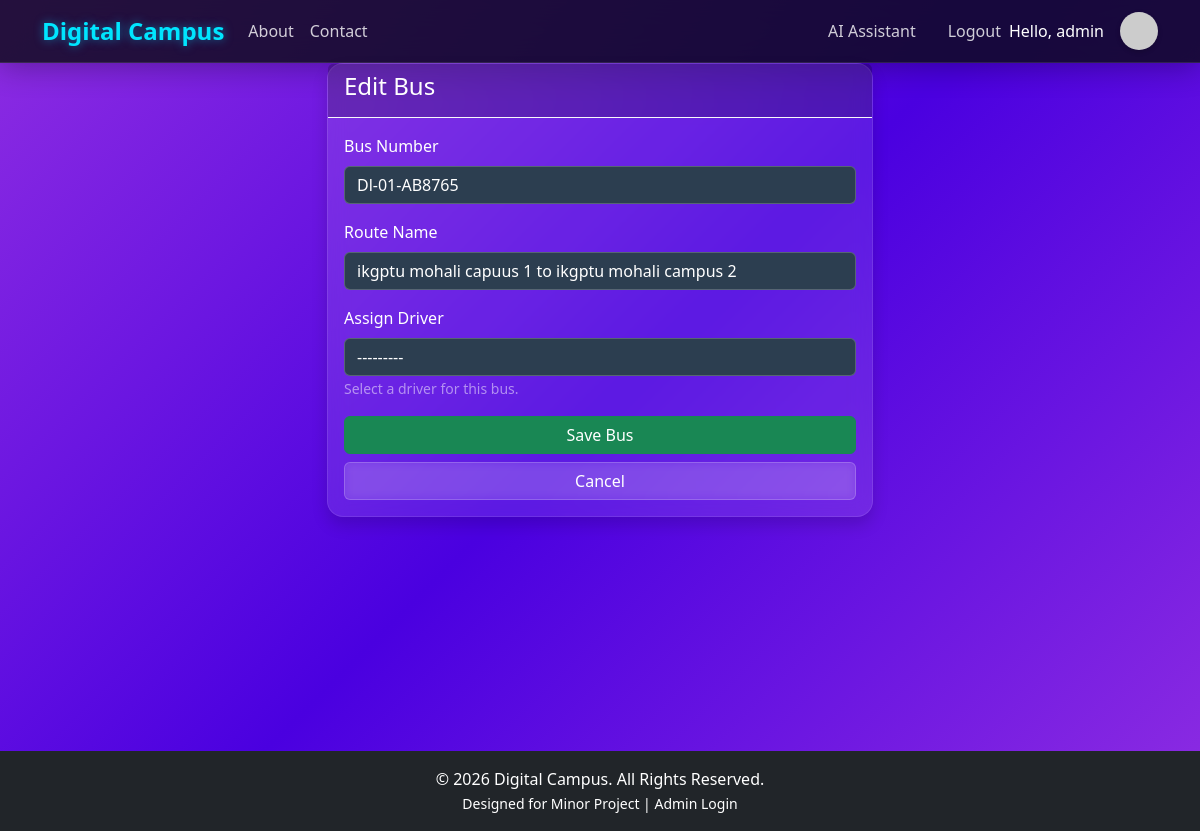
Page /manage-buses/edit/1/ (signed in) on the committed database.
### core/models.py (models this page shows, shortened)
class User(AbstractUser):
    ROLE_CHOICES = (
        ('student', 'Student'),
        ('teacher', 'Teacher'),
        ('admin', 'Admin'),
        ('driver', 'Driver'),
    )
    role = models.CharField(max_length=10, choices=ROLE_CHOICES, default='student')
    profile_pic = models.ImageField(upload_to='profile_pics/', blank=True, null=True)
    def is_admin(self):
        return self.role == 'admin'
    @property
    def display_name(self):
        full_name = f"{self.first_name} {self.last_name}".strip()
        return full_name if full_name else self.username

class Bus(models.Model):
    bus_number = models.CharField(max_length=20, unique=True)
    driver = models.OneToOneField(Driver, on_delete=models.SET_NULL, null=True, blank=True)
    route_name = models.CharField(max_length=100)
    latitude = models.FloatField(null=True, blank=True)
    longitude = models.FloatField(null=True, blank=True)
    last_updated = models.DateTimeField(auto_now=True)
    is_active = models.BooleanField(default=False) # Is the trip active?

### core/views.py (the view)
# urls.py: path('manage-buses/edit/<int:bus_id>/', views.admin_edit_bus, name='admin_edit_bus'),
@login_required
def admin_edit_bus(request, bus_id):
    if not request.user.is_admin():
        return redirect('home')
    bus = get_object_or_404(Bus, id=bus_id)
    if request.method == 'POST':
        form = BusForm(request.POST, instance=bus)
        if form.is_valid():
            form.save()
            messages.success(request, 'Bus updated successfully!')
            return redirect('admin_bus_list')
    else:
        form = BusForm(instance=bus)
    return render(request, 'core/admin_add_bus.html', {'form': form, 'title': 'Edit Bus'})

### core/forms.py
class BusForm(forms.ModelForm):
    class Meta:
        model = Bus
        fields = ['bus_number', 'route_name', 'driver']
        widgets = {
            'bus_number': forms.TextInput(attrs={'class': 'form-control', 'placeholder': 'Bus Number'}),
            'route_name': forms.TextInput(attrs={'class': 'form-control', 'placeholder': 'Route Name'}),
            'driver': forms.Select(attrs={'class': 'form-control'}),
        }
    def __init__(self, *args, **kwargs):
        super(BusForm, self).__init__(*args, **kwargs)
        self.fields['driver'].queryset = Driver.objects.all()
        self.fields['driver'].label_from_instance = lambda obj: f"{obj.user.username} (License: {obj.license_number})"

### templates/core/admin_add_bus.html (shortened to what this page needs)
{% extends 'base.html' %}
{% block content %}
<div class="row justify-content-center">
    <div class="col-md-6">
        <div class="card shadow"
            style="background: rgba(255, 255, 255, 0.1); backdrop-filter: blur(10px); border: 1px solid rgba(255, 255, 255, 0.1);">
            <div class="card-header border-bottom border-light text-white" style="background: rgba(0, 0, 0, 0.2);">
                <h4>{{ title }}</h4>
            </div>
            <div class="card-body">
                <form method="post">
                    <div class="mb-3">
                        <label class="form-label text-white">Bus Number</label>
                        {{ form.bus_number }}
                    </div>
                    <div class="mb-3">
                        <label class="form-label text-white">Route Name</label>
                        {{ form.route_name }}
                    </div>
                    <div class="mb-3">
                        <label class="form-label text-white">Assign Driver</label>
                        {{ form.driver }}
                        <small class="text-white-50">Select a driver for this bus.</small>
                    </div>
                    <div class="d-grid gap-2">
                        <button type="submit" class="btn btn-success">Save Bus</button>
                        <a href="{% url 'admin_bus_list' %}" class="btn btn-secondary">Cancel</a>
                    </div>
                </form>
            </div>
        </div>
    </div>
</div>
{% endblock %}

### templates/includes/navbar.html (shortened to what this page needs)
<nav class="navbar navbar-expand-lg navbar-dark bg-dark">
    <div class="container">
        <div class="d-flex align-items-center">
            <a class="navbar-brand fw-bold mb-0" href="{% url 'home' %}">Digital Campus</a>
        </div>
        {% if user.is_authenticated %}
        <div class="d-flex align-items-center ms-auto order-lg-last">
            <a href="{% url 'user_profile' %}" class="text-decoration-none d-flex align-items-center">
                <span class="text-white d-none d-lg-block me-3 fw-medium">Hello, {{ user.display_name }}</span>
                {% if user.profile_pic %}
                    <img src="{{ user.profile_pic.url }}" alt="Profile" style="width: 38px; height: 38px; border-radius: 50%; object-fit: cover; border: 2px solid rgba(255,255,255,0.2);">
                {% else %}
                    <img src="https://ui-avatars.com/api/?name={{ user.display_name }}&background=6366f1&color=fff&size=38&font-size=0.5" alt="Profile" style="width: 38px; height: 38px; border-radius: 50%; box-shadow: 0 2px 5px rgba(0,0,0,0.2);">
                {% endif %}
            </a>
        </div>
        {% endif %}
        <div class="collapse navbar-collapse order-lg-2" id="navbarNav">
            <ul class="navbar-nav me-auto">
                <li class="nav-item">
                    <a class="nav-link" href="{% url 'about' %}">About</a>
                </li>
                <li class="nav-item">
                    <a class="nav-link" href="{% url 'contact' %}">Contact</a>
                </li>
            </ul>
            <ul class="navbar-nav ms-auto">
                {% if user.is_authenticated %}
                <li class="nav-item me-lg-3">
                    <a class="nav-link text-white" href="{% url 'chatbot' %}">AI Assistant</a>
                </li>
                <li class="nav-item">
                    <a class="nav-link text-white" href="{% url 'logout' %}">Logout</a>
                </li>
                {% endif %}
            </ul>
        </div>
    </div>
</nav>

### static/css/style.css (style rules this page uses)
:root { --primary-color: #00e5ff; --secondary-color: #2979ff; --accent-color: #ff4081; --bg-gradient-start: #8e2de2; --bg-gradient-mid: #4a00e0; --bg-gradient-end: #8e2de2; --glass-bg: rgba(20, 20, 35, 0.6); --glass-border: rgba(255, 255, 255, 0.25); --text-color: #ffffff; --card-hover-bg: rgba(45, 45, 79, 0.8); }
body { background: linear-gradient(135deg, var(--bg-gradient-start), var(--bg-gradient-mid), var(--bg-gradient-end)); min-height: 100vh; font-family: 'Segoe UI', Tahoma, Geneva, Verdana, sans-serif; color: var(--text-color); background-attachment: fixed; }
.card { background: var(--glass-bg); border: 1px solid var(--glass-border); backdrop-filter: blur(10px); -webkit-backdrop-filter: blur(10px); border-radius: 16px; box-shadow: 0 4px 30px rgba(0, 0, 0, 0.3); color: #fff; transition: transform 0.3s ease, box-shadow 0.3s ease, background 0.3s; }
.card-header { background: rgba(0, 0, 0, 0.2) !important; border-bottom: 1px solid var(--glass-border); font-weight: 600; color: #fff; }
.navbar { background: rgba(10, 10, 20, 0.8) !important; backdrop-filter: blur(20px); -webkit-backdrop-filter: blur(20px); border-bottom: 1px solid rgba(255, 255, 255, 0.1); box-shadow: 0 4px 30px rgba(0, 0, 0, 0.3); }
.navbar-brand { color: var(--primary-color) !important; font-weight: 700; font-size: 1.5rem; text-shadow: 0 0 10px rgba(0, 210, 255, 0.5); }
.nav-link { color: rgba(255, 255, 255, 0.8) !important; transition: color 0.3s; }
.btn-secondary { background: rgba(255, 255, 255, 0.1); border: 1px solid rgba(255, 255, 255, 0.2); color: #fff; backdrop-filter: blur(5px); }
.form-control, .form-select { background: #2c3e50 !important; border: 1px solid rgba(255, 255, 255, 0.2); color: #fff !important; }
a { color: var(--primary-color); text-decoration: none; }

### rows in the picture
User: display_name "admin"
Bus: bus_number "Dl-01-AB8765", route_name "ikgptu mohali capuus 1 to ikgptu mohali campus 2", driver "---------"

### other values in the picture
{{ title }} "Edit Bus"
